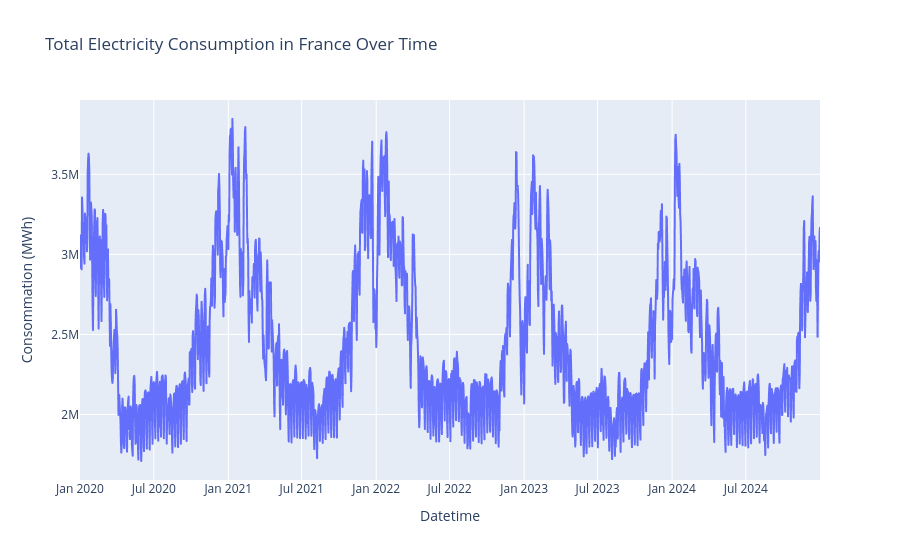

Notebook code cell kept with this figure:
### Code cell
df_total = df.groupby("Datetime", as_index=False)["Consommation"].sum()

fig = px.line(df_total, x="Datetime", y="Consommation",
              title="Total Electricity Consumption in France Over Time"
              ,labels={"Consommation": "Consommation (MWh)"})
fig.show()

### Figure 1 — Plotly figure (JSON) as saved in the notebook; plotly's stock layout.template omitted (floating-point values rounded to 4 significant figures; data arrays with more than 128 entries replaced by an {"elided": "..."} marker saying what was removed)
{"data": [{"hovertemplate": "Datetime=%{x}<br>Consommation (MWh)=%{y}<extra></extra>", "legendgroup": "", "line": {"color": "#636efa", "dash": "solid"}, "marker": {"symbol": "circle"}, "mode": "lines", "name": "", "showlegend": false, "type": "scattergl", "x": {"elided": "1827 str values"}, "xaxis": "x", "y": {"elided": "1827 float values"}, "yaxis": "y"}], "layout": {"legend": {"tracegroupgap": 0}, "title": {"text": "Total Electricity Consumption in France Over Time"}, "xaxis": {"anchor": "y", "domain": [0, 1], "title": {"text": "Datetime"}}, "yaxis": {"anchor": "x", "domain": [0, 1], "title": {"text": "Consommation (MWh)"}}}}
